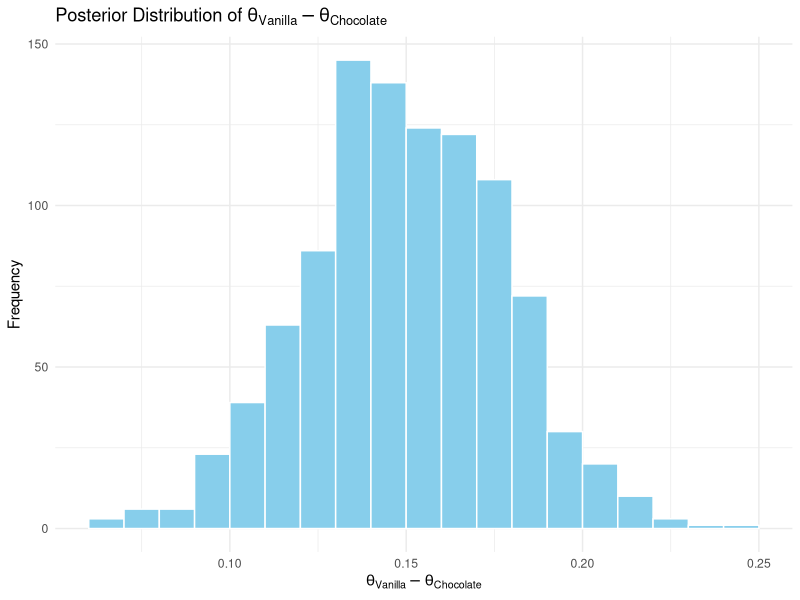

Here is the R script that generated this plot:
# Load necessary libraries
library(MCMCpack)  # for rdirichlet
library(ggplot2)

# Set seed for reproducibility
set.seed(123)

# Data from the survey
n <- 1000
y1 <- 450  # Vanilla
y2 <- 300  # Chocolate
y3 <- 250  # Strawberry

# Prior Dirichlet parameters (noninformative prior)
alpha_prior <- c(1, 1, 1)

# Posterior Dirichlet parameters
alpha_posterior <- c(y1 + alpha_prior[1], y2 + alpha_prior[2], y3 + alpha_prior[3])

# Number of posterior samples
n_samples <- 1000

# Draw samples from the Dirichlet distribution
posterior_samples <- rdirichlet(n_samples, alpha_posterior)

# Compute theta[Vanilla] - theta[Chocolate] for each sample
theta_diff <- posterior_samples[,1] - posterior_samples[,2]

# Plot the histogram of theta[Vanilla] - theta[Chocolate]
ggplot(data.frame(theta_diff), aes(x = theta_diff)) +
  geom_histogram(binwidth = 0.01, fill = "skyblue", color = "white", boundary = 0) +
  labs(title = expression(paste("Posterior Distribution of ", theta[Vanilla] - theta[Chocolate])),
       x = expression(theta[Vanilla] - theta[Chocolate]),
       y = "Frequency") +
  theme_minimal()

# Calculate and print the proportion of samples where theta[Vanilla] > theta[Chocolate]
prop_theta_vanilla_greater_chocolate <- mean(theta_diff > 0)
cat("Estimated probability that Vanilla has more support than Chocolate:", prop_theta_vanilla_greater_chocolate, "\n")
